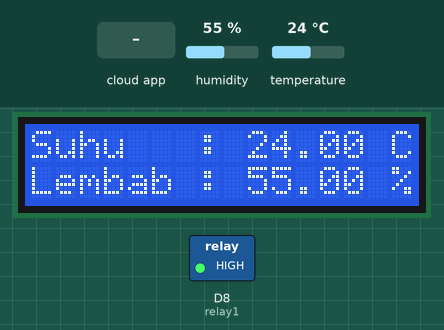
The sketch below on a simulated ESP8266 (NodeMCU). Parts: 16×2 character LCD, switched loads named in the sketch (green lamp = pin HIGH). The inputs (shaded band) are chosen by the test bench; at power-on: temperature 24 °C, humidity 55 %. WiFi joins after 1.5 s; servers stay silent unless stated; the Firebase database answers and starts empty; what the sketch prints to the serial monitor is not drawn.

Above: at 3.8 s.
3.9 s: the phone or cloud app sets Sistem_Manual to false
At 6.4 s:
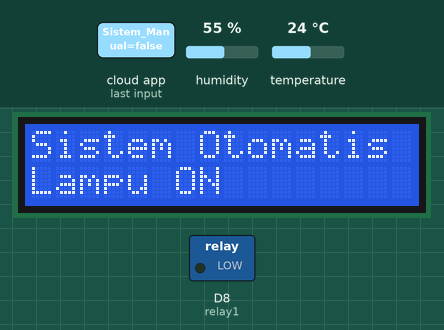
13.2 s: temperature set to 29 °C
At 19.8 s:
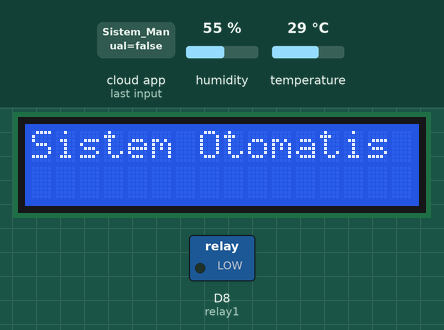
22.3 s: temperature set to 32 °C
At 29.2 s:
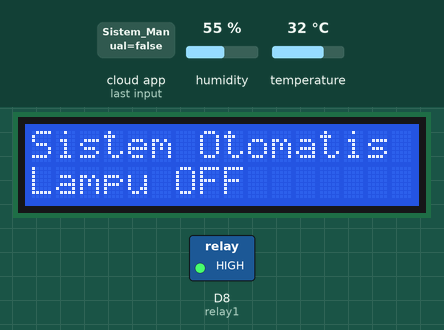
31.4 s: the phone or cloud app sets Sistem_Manual to true
At 33.0 s:
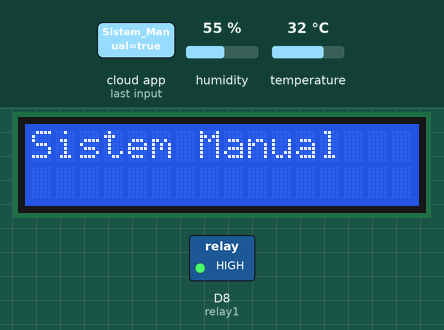
40.8 s: humidity set to 22 %
At 45.5 s:
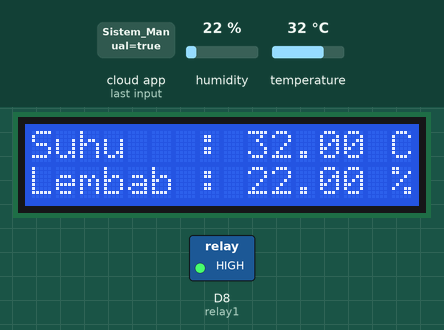
48.0 s: humidity set to 40 %
At 50.0 s:
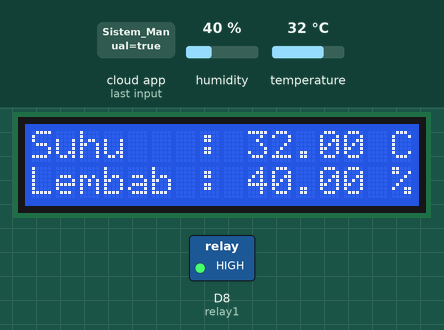
Timing chart, 0 to 51.5 s (numbered marks = the images above; inputs shaded):
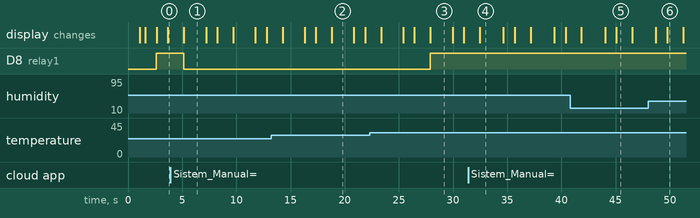

The sketch:

TUBES_PSE.ino
```cpp
  // Library yang diperlukan
  #include <FirebaseESP8266.h>
  #include <ESP8266WiFi.h>
  #include <DHT.h>
  #include <Wire.h>
  #include <LiquidCrystal_I2C.h>

  LiquidCrystal_I2C lcd(0x27, 16, 2);

  // Mendefinisikan pin dan tipe sensor DHT
  #define DHTPIN D5 //14
  #define DHTTYPE DHT11
  DHT dht(DHTPIN, DHTTYPE);


  // Koneksi ke Firebase & wifi
  #define FIREBASE_HOST "https://egg-incubation-default-rtdb.firebaseio.com/"
  #define FIREBASE_AUTH "AIzaSyAbVac5urzwmNgQ2aYJEbK-HpSSqRw--HM"
  #define WIFI_SSID     "Titik1"
  #define WIFI_PASSWORD "1234567890"

  // mendeklarasikan objek data dari FirebaseESP8266
  FirebaseData firebaseData;
  #define relay1 D8 //15 SDA D2, SCL D1.

void setup() {

  Serial.begin(115200); //kecepatan pembacaan port

  lcd.begin(); //LCD
  dht.begin(); //DHT

  // Koneksi ke Wifi
  WiFi.begin(WIFI_SSID, WIFI_PASSWORD);
  Serial.print("connecting");
  while (WiFi.status() != WL_CONNECTED) {
    Serial.print(".");
      lcd.print("Connecting...");
      delay (1000);
      lcd.clear();
    delay(500);
  }
  Serial.println();
  Serial.print("Connected with IP: ");
  Serial.println(WiFi.localIP());
      lcd.print("     READY");
      lcd.setCursor(0,1);
      lcd.print("IP: ");
      lcd.println(WiFi.localIP());
      delay (1000);
      lcd.clear();
  Serial.print("Inkubator Telur Ayam Ready!");
  Serial.println(" ");


  Firebase.begin(FIREBASE_HOST, FIREBASE_AUTH);

  pinMode(relay1, OUTPUT);
  digitalWrite(relay1, HIGH);

}

void loop(){

Serial.print("EGG INCUBATION");
Serial.println(" ");

  // Sensor DHT11 membaca suhu dan kelembaban
  float t = dht.readTemperature();
  float h = dht.readHumidity();

  // Memeriksa apakah sensor berhasil mambaca suhu dan kelembaban
  if (isnan(t) || isnan(h)) {
    Serial.println("Gagal membaca sensor DHT11");
    return;
  }

  // Menampilkan suhu dan kelembaban pada serial monitor
    Serial.print("Suhu      : ");
    Serial.print(t);
    Serial.println(" °C");
    Serial.print("Kelembapan: ");
    Serial.print(h);
    Serial.println(" %");
    Serial.println(" ");

    //PRINT LCD
      lcd.clear();
      lcd.print("Inkubator Telur");
      delay (1000);
      lcd.clear();

      lcd.print("Suhu   : ");
      lcd.print(t);
      lcd.println(" C");

      lcd.setCursor(0,1);
      lcd.print("Lembab : ");
      lcd.print(h);
      lcd.println(" %");
      delay (1000);

  // Memberikan status suhu dan kelembaban kepada firebase
  if (Firebase.setFloat(firebaseData, "/EGG_INCUBATION/Suhu", t)){
      Serial.println("........................ Suhu terkirim");
    } else{
      Serial.println("........................ Suhu tidak terkirim");
      Serial.println("Karena: " + firebaseData.errorReason());
      lcd.clear();
      lcd.print("    Suhu ");
      lcd.setCursor(0,1);
      lcd.print("tidak terkirim");
    }

  if (Firebase.setFloat(firebaseData, "/EGG_INCUBATION/Kelembapan", h)){
      Serial.println("........................ Kelembapan terkirim");
      Serial.println();
      Serial.println();
      Serial.println();
    } else{
      Serial.println("Kelembapan tidak terkirim");
      Serial.println("Karena: " + firebaseData.errorReason());
            lcd.clear();
      lcd.print("  Kelembapan");
      lcd.setCursor(0,1);
      lcd.print("tidak terkirim");

      Serial.println();
      Serial.println();
      Serial.println();
    }


 //Tombol otomatis atau manual
   if (Firebase.getString(firebaseData, "/EGG_INCUBATION/Sistem_Manual")) {
    if  (firebaseData.dataType() == "string") {
      String FBStatus = firebaseData.stringData();//Sistem otomatis
      if (FBStatus == "false") {
      Serial.println("............ Sistem Otomatis ...........");
      lcd.clear();
      lcd.print("Sistem Otomatis");
      lcd.setCursor(0,1);
      lcd.print(" ");


      if(t < 29){
        digitalWrite(relay1, LOW); //ON LAMPU
        Serial.println("...........................  LAMPU ON");
        lcd.setCursor(0,1);
        lcd.print("Lampu ON");}

      if(t > 30){
        digitalWrite(relay1, HIGH); //OFF LAMPU
        Serial.println("...........................  LAMPU OFF");
        lcd.setCursor(0,1);
        lcd.print("Lampu OFF");}
        Serial.println(" ");
        }

        if (FBStatus == "true") {   //SISTEM MANUAL
        Serial.println("............. Sistem Manual ............");
        lcd.clear();
        lcd.print("Sistem Manual");
        lcd.setCursor(0,1);
        lcd.print(" ");


        if (Firebase.getString(firebaseData, "/EGG_INCUBATION/Lampu")) { //Sistem Lampu
          if  (firebaseData.dataType() == "string") {
          String FBStatus = firebaseData.stringData();
          if (FBStatus == "false") {
              Serial.println("...........................  LAMPU OFF");
            lcd.setCursor(0,1);
            lcd.print("Lampu OFF");
            digitalWrite(relay1, HIGH); } //Di relaynya terbalik

          else if (FBStatus == "true") {
                  Serial.println("...........................  LAMPU ON");
                    lcd.setCursor(0,1);
                    lcd.print("Lampu ON");

                  digitalWrite(relay1, LOW);
                  Serial.println(" ");
                  }
          }
          else {Serial.println("Salah kode Lampu! isi dengan data ON/OFF");}
        }
      }
    }
      else {Serial.println("Salah kode Sistem_Manual! isi dengan data ON/OFF");}
    }

  delay(2000); // 2 DETIK
}
```

Measured:
- the behaviour switches between 30 and 31 °C on temperature (found by bisection; images 2 and 3)
- after the input at 3.9 s, D8 (relay1): HIGH → LOW after 1.3 s; the display: changes after 1.3 s (image 1)
- after the input at 22.3 s, D8 (relay1): LOW → HIGH after 5.6 s
- after the input at 31.4 s, the display: changes after 1.1 s (image 4)
- what the display in image 1 shows lasts 2.0 s, from 5.2 s to 7.2 s
- what the display in image 4 shows lasts 2.1 s, from 32.5 s to 34.6 s
- what the display in image 5 shows lasts 1.4 s, from 45.1 s to 46.5 s
